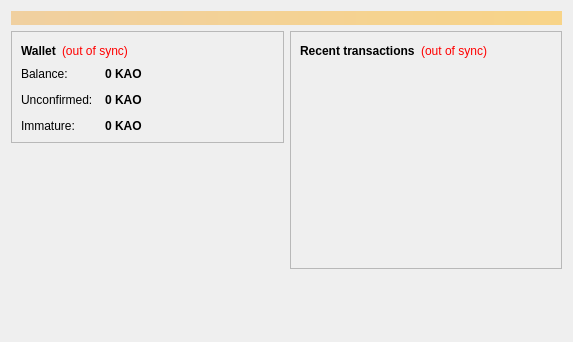
<?xml version="1.0" encoding="UTF-8"?>
<ui version="4.0">
 <class>OverviewPage</class>
 <widget class="QWidget" name="OverviewPage">
  <property name="geometry">
   <rect>
    <x>0</x>
    <y>0</y>
    <width>573</width>
    <height>342</height>
   </rect>
  </property>
  <property name="windowTitle">
   <string>Form</string>
  </property>
  <layout class="QVBoxLayout" name="topLayout">
   <item>
    <widget class="QLabel" name="labelAlerts">
     <property name="visible">
      <bool>false</bool>
     </property>
     <property name="styleSheet">
      <string notr="true">background-color: qlineargradient(x1: 0, y1: 0, x2: 1, y2: 0, stop:0 #F0D0A0, stop:1 #F8D488); color:#000000;</string>
     </property>
     <property name="wordWrap">
      <bool>true</bool>
     </property>
     <property name="margin">
      <number>3</number>
     </property>
    </widget>
   </item>
   <item>
    <layout class="QHBoxLayout" name="horizontalLayout" stretch="1,1">
     <item>
      <layout class="QVBoxLayout" name="verticalLayout_2">
       <item>
        <widget class="QFrame" name="frame">
         <property name="frameShape">
          <enum>QFrame::StyledPanel</enum>
         </property>
         <property name="frameShadow">
          <enum>QFrame::Raised</enum>
         </property>
         <layout class="QVBoxLayout" name="verticalLayout_4">
          <item>
           <layout class="QHBoxLayout" name="horizontalLayout_4">
            <item>
             <widget class="QLabel" name="label_5">
              <property name="font">
               <font>
                <weight>75</weight>
                <bold>true</bold>
               </font>
              </property>
              <property name="text">
               <string>Wallet</string>
              </property>
             </widget>
            </item>
            <item>
             <widget class="QLabel" name="labelWalletStatus">
              <property name="toolTip">
               <string>The displayed information may be out of date. Your wallet automatically synchronizes with the Kaori network after a connection is established, but this process has not completed yet.</string>
              </property>
              <property name="styleSheet">
               <string notr="true">QLabel { color: red; }</string>
              </property>
              <property name="text">
               <string notr="true">(out of sync)</string>
              </property>
              <property name="alignment">
               <set>Qt::AlignLeading|Qt::AlignLeft|Qt::AlignVCenter</set>
              </property>
             </widget>
            </item>
            <item>
             <spacer name="horizontalSpacer_2">
              <property name="orientation">
               <enum>Qt::Horizontal</enum>
              </property>
              <property name="sizeHint" stdset="0">
               <size>
                <width>40</width>
                <height>20</height>
               </size>
              </property>
             </spacer>
            </item>
           </layout>
          </item>
          <item>
           <layout class="QFormLayout" name="formLayout_2">
            <property name="fieldGrowthPolicy">
             <enum>QFormLayout::AllNonFixedFieldsGrow</enum>
            </property>
            <property name="horizontalSpacing">
             <number>12</number>
            </property>
            <property name="verticalSpacing">
             <number>12</number>
            </property>
            <item row="0" column="0">
             <widget class="QLabel" name="label">
              <property name="text">
               <string>Balance:</string>
              </property>
             </widget>
            </item>
            <item row="0" column="1">
             <widget class="QLabel" name="labelBalance">
              <property name="font">
               <font>
                <weight>75</weight>
                <bold>true</bold>
               </font>
              </property>
              <property name="cursor">
               <cursorShape>IBeamCursor</cursorShape>
              </property>
              <property name="toolTip">
               <string>Your current balance</string>
              </property>
              <property name="text">
               <string notr="true">0 KAO</string>
              </property>
              <property name="textInteractionFlags">
               <set>Qt::LinksAccessibleByMouse|Qt::TextSelectableByKeyboard|Qt::TextSelectableByMouse</set>
              </property>
             </widget>
            </item>
            <item row="1" column="0">
             <widget class="QLabel" name="label_3">
              <property name="text">
               <string>Unconfirmed:</string>
              </property>
             </widget>
            </item>
            <item row="1" column="1">
             <widget class="QLabel" name="labelUnconfirmed">
              <property name="font">
               <font>
                <weight>75</weight>
                <bold>true</bold>
               </font>
              </property>
              <property name="cursor">
               <cursorShape>IBeamCursor</cursorShape>
              </property>
              <property name="toolTip">
               <string>Total of transactions that have yet to be confirmed, and do not yet count toward the current balance</string>
              </property>
              <property name="text">
               <string notr="true">0 KAO</string>
              </property>
              <property name="textInteractionFlags">
               <set>Qt::LinksAccessibleByMouse|Qt::TextSelectableByKeyboard|Qt::TextSelectableByMouse</set>
              </property>
             </widget>
            </item>
            <item row="2" column="0">
             <widget class="QLabel" name="labelImmatureText">
              <property name="text">
               <string>Immature:</string>
              </property>
             </widget>
            </item>
            <item row="2" column="1">
             <widget class="QLabel" name="labelImmature">
              <property name="font">
               <font>
                <weight>75</weight>
                <bold>true</bold>
               </font>
              </property>
              <property name="toolTip">
               <string>Mined balance that has not yet matured</string>
              </property>
              <property name="text">
               <string notr="true">0 KAO</string>
              </property>
              <property name="textInteractionFlags">
               <set>Qt::LinksAccessibleByMouse|Qt::TextSelectableByKeyboard|Qt::TextSelectableByMouse</set>
              </property>
             </widget>
            </item>
           </layout>
          </item>
         </layout>
        </widget>
       </item>
       <item>
        <spacer name="verticalSpacer">
         <property name="orientation">
          <enum>Qt::Vertical</enum>
         </property>
         <property name="sizeHint" stdset="0">
          <size>
           <width>20</width>
           <height>40</height>
          </size>
         </property>
        </spacer>
       </item>
      </layout>
     </item>
     <item>
      <layout class="QVBoxLayout" name="verticalLayout_3">
       <item>
        <widget class="QFrame" name="frame_2">
         <property name="frameShape">
          <enum>QFrame::StyledPanel</enum>
         </property>
         <property name="frameShadow">
          <enum>QFrame::Raised</enum>
         </property>
         <layout class="QVBoxLayout" name="verticalLayout">
          <item>
           <layout class="QHBoxLayout" name="horizontalLayout_2">
            <item>
             <widget class="QLabel" name="label_4">
              <property name="text">
               <string>&lt;b&gt;Recent transactions&lt;/b&gt;</string>
              </property>
             </widget>
            </item>
            <item>
             <widget class="QLabel" name="labelTransactionsStatus">
              <property name="toolTip">
               <string>The displayed information may be out of date. Your wallet automatically synchronizes with the Kaori network after a connection is established, but this process has not completed yet.</string>
              </property>
              <property name="styleSheet">
               <string notr="true">QLabel { color: red; }</string>
              </property>
              <property name="text">
               <string notr="true">(out of sync)</string>
              </property>
              <property name="alignment">
               <set>Qt::AlignRight|Qt::AlignTrailing|Qt::AlignVCenter</set>
              </property>
             </widget>
            </item>
            <item>
             <spacer name="horizontalSpacer">
              <property name="orientation">
               <enum>Qt::Horizontal</enum>
              </property>
              <property name="sizeHint" stdset="0">
               <size>
                <width>40</width>
                <height>20</height>
               </size>
              </property>
             </spacer>
            </item>
           </layout>
          </item>
          <item>
           <widget class="QListView" name="listTransactions">
            <property name="styleSheet">
             <string notr="true">QListView { background: transparent; }</string>
            </property>
            <property name="frameShape">
             <enum>QFrame::NoFrame</enum>
            </property>
            <property name="verticalScrollBarPolicy">
             <enum>Qt::ScrollBarAlwaysOff</enum>
            </property>
            <property name="horizontalScrollBarPolicy">
             <enum>Qt::ScrollBarAlwaysOff</enum>
            </property>
            <property name="selectionMode">
             <enum>QAbstractItemView::NoSelection</enum>
            </property>
           </widget>
          </item>
         </layout>
        </widget>
       </item>
       <item>
        <spacer name="verticalSpacer_2">
         <property name="orientation">
          <enum>Qt::Vertical</enum>
         </property>
         <property name="sizeHint" stdset="0">
          <size>
           <width>20</width>
           <height>40</height>
          </size>
         </property>
        </spacer>
       </item>
      </layout>
     </item>
    </layout>
   </item>
  </layout>
 </widget>
 <resources/>
 <connections/>
</ui>
